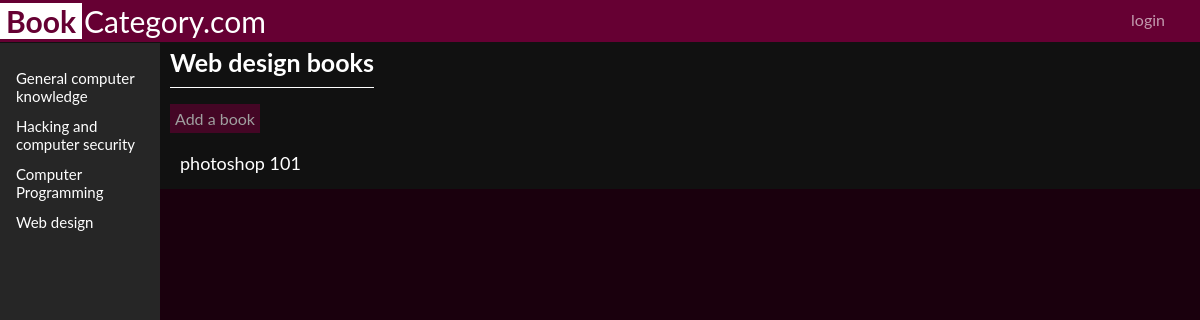
Screenshot of /catalog/4/books with the database file from the repository.
### database_setup.py (models this page shows, shortened)
class Category(Base):
    __tablename__ = 'category'
    id = Column(Integer, primary_key=True)
    name = Column(String(80), nullable=False)
    user_id = Column(Integer, ForeignKey('user.id'))
    user = relationship(User)

class Book(Base):
    __tablename__ = 'book'
    name = Column(String(80), nullable=False)
    description = Column(String(250))
    id = Column(Integer, primary_key=True)
    category_id = Column(Integer, ForeignKey('category.id'))
    category = relationship(Category)
    user_id = Column(Integer, ForeignKey('user.id'))
    user = relationship(User)

### item_catalog.py (the view)
@app.route('/catalog/<int:category_id>/books')
def showBooks(category_id):
    categories = session.query(Category).all()
    category = session.query(Category).filter_by(id=category_id).one()
    items = session.query(Book).filter_by(category_id=category_id).order_by(
                                                        asc(Book.name))
    return render_template('items.html', items=items,
                           categories=categories, category=category)

### templates/items.html (shortened to what this page needs)
<!DOCTYPE html>
<html lang="en">
<head>
  <link href="{{ url_for('static', filename='styles.css') }}" rel="stylesheet"/>
</head>
<body>
  <div class="header">
    <a href="/" style="text-decoration:none;color:white;"><span class="header-content"><strong>Book</strong>Category.com</span></a>
    {%if 'username' not in session%}
      <a href="/login"class="button" id="login-button">login</a>
      {%else%}
        <a href="/logout"class="button" id="login-button">logout</a>
      {%endif%}
  </div>
  <div class="sidenav">
    {% for category in categories %}
    <a href="{{url_for('showBooks', category_id = category.id)}}">{{category.name}}</a>
    {% endfor %}
  </div>
  <div class="main">
    <h2 class="title">{{category.name}} books</h2><br>
    <a class="button" id='add-button' href="{{url_for('newBook', category_id = category.id)}}"> Add a book</a><br><br>
    <div class="items">
      {%for item in items%}
      <div id="item-block">
        <a class="item" href="{{url_for('showBookInfo', category_id=category.id,item_id=item.id)}}">{{item.name}}</a><br>
      </div>
      {%endfor%}
    </div>
 </div>
</body>
</html>

### static/styles.css (style rules this page uses)
body { font-family: "Lato", sans-serif; margin-top: 0px; max-resolution: 0px; background-color: #1a000d; margin-right: 0px; margin-left: 0px; }
.header { position: fixed; top: 0; left: 0; width: 100%; margin-top: 0px; padding: 3px; padding-left: 0px; text-align: left; align-content: center; background: #660033; color: white; font-size: 30px; }
.header a { text-decoration:none; color:white }
.main { margin-top: 10px; padding-top: 37px; background-color: #111; padding-left: 170px; padding-bottom: 10px; color: white; }
.header-content strong { background-color: white; color: #660033; padding: 0px 6px; margin-right: 2px; }
.title { display: inline-block; color: white; font-size: 25px; margin-top: 0px; border-bottom: 1px solid white; padding-bottom:10px; text-decoration: none; font-weight: bold; }
.sidenav { height: 100%; width: 160px; position: fixed; z-index: 1; top: 1; left: 0; background-color: #262626; padding-top: 20px; margin: 33px 0px; }
.sidenav a { padding: 6px 8px 6px 16px; text-decoration: none; font-size: 15px; color: white; display: block; transition: 0.3s; }
.item { color: white; text-decoration: none; font-size: 18px; margin-bottom: 7px; transition: 0.3s; }
#item-block { padding: 5px 0px; }
#login-button { float: right; margin-right: 30px; margin-top: 1.6px; }
.button { background-color: #660033; border: none; margin-top: 10px; font-size: 16px; color: white; padding: 5px 5px; text-align: center; text-decoration: none; opacity: 0.6; transition: 0.3s; cursor: pointer }
.items { max-height: 100%; font-size: 13px; color: white; padding: 0px 10px; display: -webkit-flex; -webkit-flex-flow: column wrap; display: flex; flex-flow: column wrap; }

### rows the page displays
Category: name "General computer knowledge"
Category: name "Hacking and computer security"
Category: name "Computer Programming"
Category: name "Web design"
Book: name "photoshop 101"
